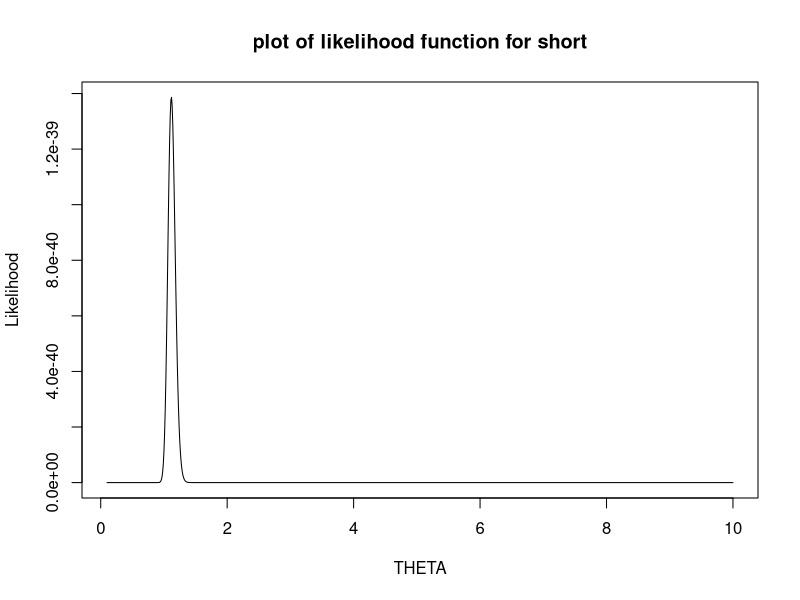
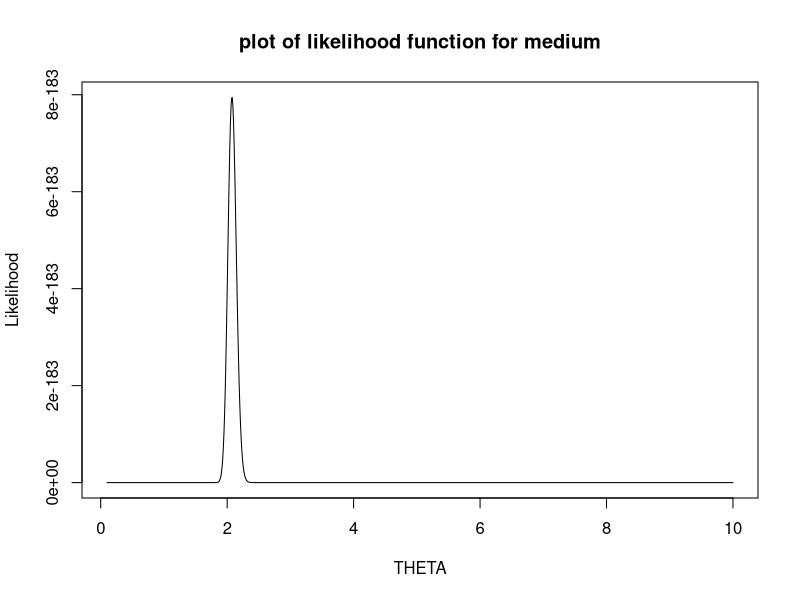
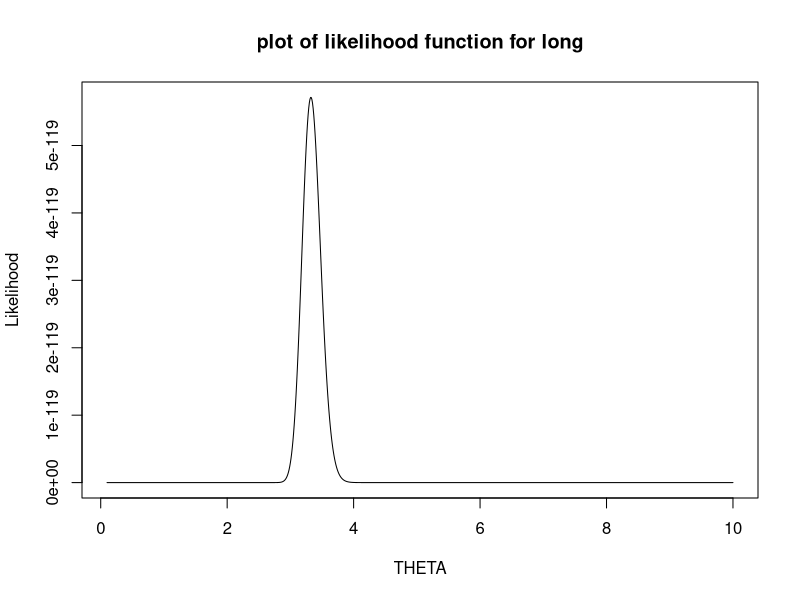
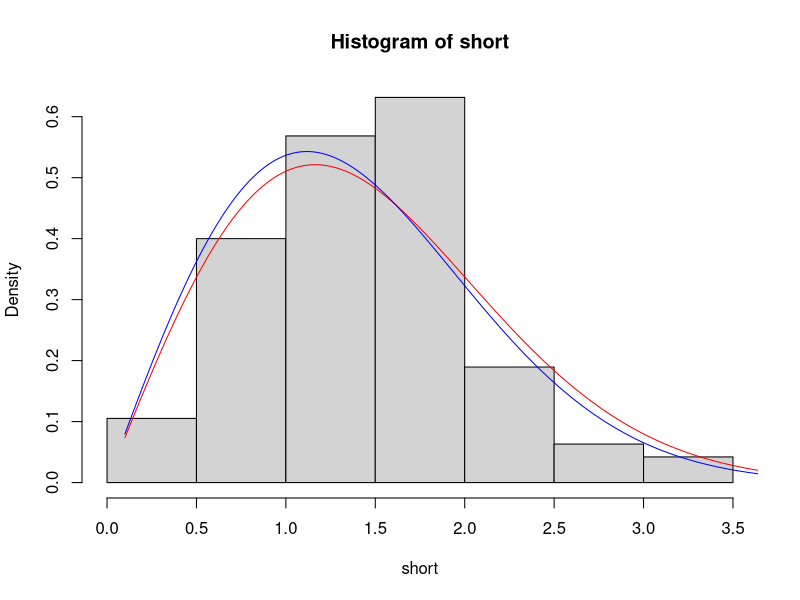
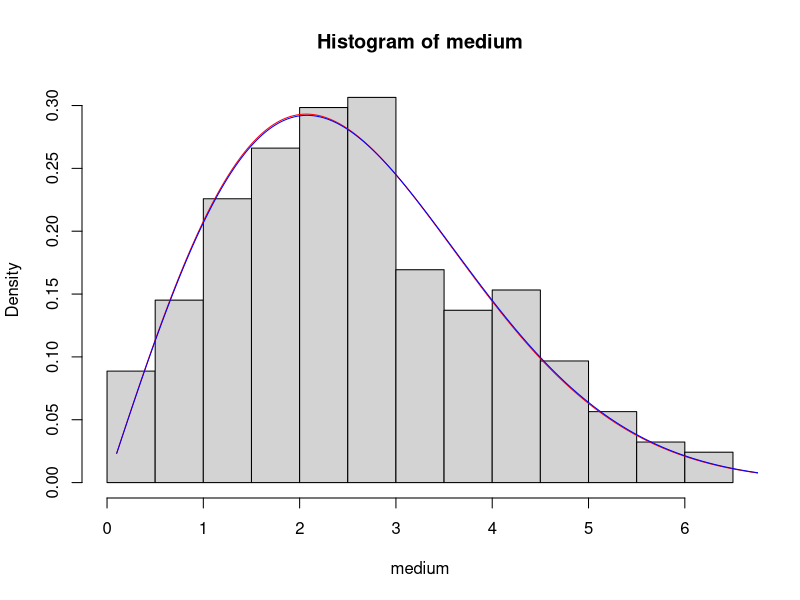
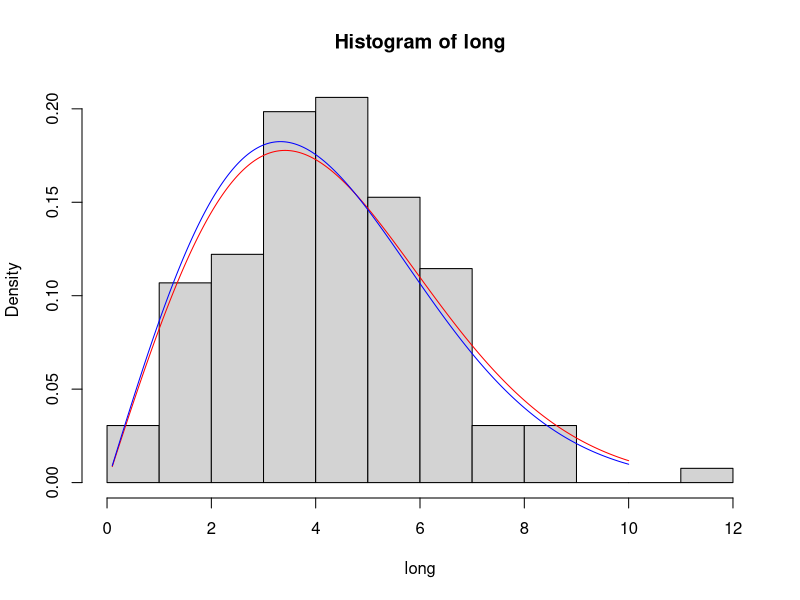
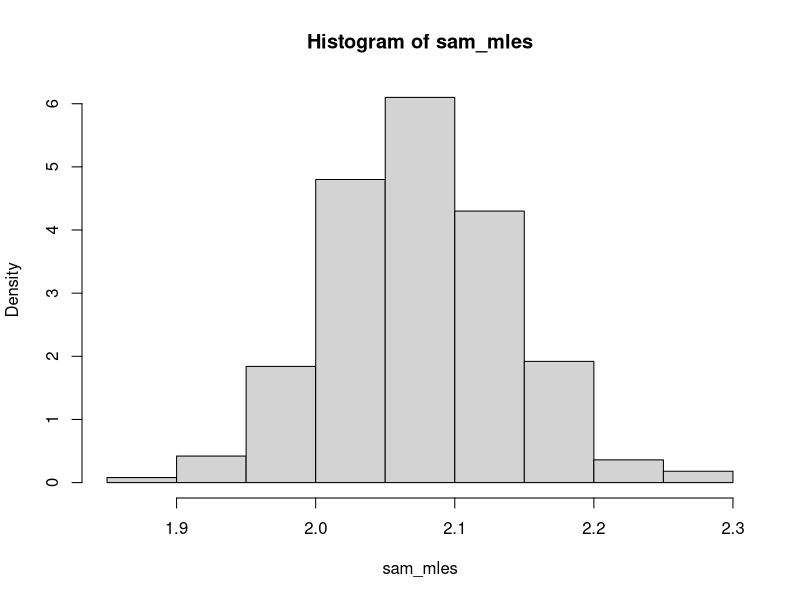

Here is the R script that generated these plots, in order:
### Wonjohn Choi (SID: 23123143, GSI: Nanyu)

long=read.csv("long.csv")[[1]]
short=read.csv("short.csv")[[1]]
medium=read.csv("medium.csv")[[1]]
### a, b, c: done on paper.

### d. We will plot the likelihood function
# In a), we found that the likelihood function (theta) is
lik = function(data) {
  function(theta) {
    # sum(log(data)) - 2 * length(data) * log(theta) - sum(data^2)/(2 * theta^2)
    prod(data/theta^2 * exp(-data^2/(2*theta^2)))
  }
}
  
points = seq(0.1, 10, 0.01)
# For short,
mle_y = sapply(points, lik(short))
plot(points, mle_y, type="l", main="plot of likelihood function for short", ylab="Likelihood", xlab="THETA") # PLOT
mle_plot = points[which(mle_y==max(mle_y))] # MLE FROM PLOT: 1.12
mle_short = sqrt(mean(short^2)/2) # MLE FROM a): 1.117
var_mle_short= mean(short^2)/(8*length(short)) # APPROX. VARIANCE FROM c) # 0.00329

# For medium,
mle_y = sapply(points, lik(medium))
plot(points, mle_y, type="l", main="plot of likelihood function for medium", ylab="Likelihood", xlab="THETA") # PLOT
mle_plot = points[which(mle_y==max(mle_y))] # MLE FROM PLOT: 2.08
mle_medium = sqrt(mean(medium^2)/2) # MLE FROM a): 2.076
var_mle_medium= mean(medium^2)/(8*length(medium)) # APPROX. VARIANCE FROM c) # 0.00434

# For long,
mle_y = sapply(points, lik(long))
plot(points, mle_y, type="l", main="plot of likelihood function for long", ylab="Likelihood", xlab="THETA") # PLOT
mle_plot = points[which(mle_y==max(mle_y))] # MLE FROM PLOT: 3.32
mle_long = sqrt(mean(long^2)/2) # MLE FROM a): 3.324
var_c= mean(long^2)/(8*length(long)) # APPROX. VARIANCE FROM c) # 0.0211

### e
# For short,
mom_short = sqrt(2/pi)*mean(short) # MOM FROM b): 1.1637
var_short = 2*(4-pi)/(pi^2*length(short))*(mean(short))^2 # APPROX. VARIANCE FROM c): 0.0039

# For medium,
mom_medium = sqrt(2/pi)*mean(medium) # MOM FROM b): 2.069
var_medium = 2*(4-pi)/(pi^2*length(medium))*(mean(medium))^2 # APPROX. VARIANCE FROM c): 0.00472

# For long,
mom_long = sqrt(2/pi)*mean(long) # MOM FROM b): 3.4124
var_long = 2*(4-pi)/(pi^2*length(long))*(mean(long))^2 # APPROX. VARIANCE FROM c): 0.02429

### f
# ralyeigh function which return a function that computes value of rayleigh(theta) for its input
rayleigh = function(theta) {
  function(r) {
    r/theta^2 * exp(-r^2/(2 * theta^2))
  }
}

# For short,
hist(short, freq=F) # Histogram FOR SHORT
points = seq(0.1, 10, 0.01)
y_mom = sapply(points, rayleigh(mom_short))
y_mle = sapply(points, rayleigh(mle_short))
lines(points, y_mom, col="red") # plot MOM
lines(points, y_mle, col="blue") # plot MLE

# For medium,
hist(medium, freq=F) # Histogram FOR MEDIUM
points = seq(0.1, 10, 0.01)
y_mom = sapply(points, rayleigh(mom_medium))
y_mle = sapply(points, rayleigh(mle_medium))
lines(points, y_mom, col="red") # plot MOM
lines(points, y_mle, col="blue") # plot MLE

# For long,
hist(long, freq=F) # Histogram FOR LONG
points = seq(0.1, 10, 0.01)
y_mom = sapply(points, rayleigh(mom_long))
y_mle = sapply(points, rayleigh(mle_long))
lines(points, y_mom, col="red") # plot MOM
lines(points, y_mle, col="blue") # plot MLE

### g
# There seems to be a relationship between my estimates
# and the genomic separation of the point
# because rayleigh plot with estimated paramters
# fit the histogram very well.

### h
# Show that if X follows a Rayleigh distribution with...: this will be shown on paper.
# Show how Proposition D of Section 2.3 of the text can be applied to accomplish this: this will be shown on paper.
# Get sample from Rayleight distribtion (theta) of size n.
genSamRay = function(theta, n) {
  # Use method discussed in section (with Proposition D)
  theta * sqrt(log(1/(1 - runif(n))^2))
}

# We will do this for medium.
B = 1000
N = length(medium)
# genSamRay(mle_medium, N): Get N samples from Rayleigh distribution with theta of mle_medium
# sqrt(mean( ^2)/2): Formula to compute MLE of theta that we found previously.
sam_mles = replicate(B, sqrt(mean(genSamRay(mle_medium, N)^2)/2))
hist(sam_mles, freq=F)

# Does the distribution appear roughly normal?
# Yes, histogram looks approximately normal.

# Do you think that the large sample theory can be reasonably applied here?
# Yes, becaues histogram of mles of simulated rayleigh samples is roughly
# normal. The histogram gets more normal as I incease B.
# Hence, mles of simulation are asymptotically normal.

# Compare the standard deviation calculated from the bootstrap to the standard
# errors you found previously
# Previously, we got sqrt(0.00434)==0.0659 as the approximate standard error for medium.
sd_mles = sd(sam_mles)*sqrt((length(sam_mles)-1)/length(sam_mles))
# Here, I got 0.06635215 as the standard deciation of mles from the bootstrap.
# Those values are very close.

### i
sorted_mles = sort(sam_mles)
# 95% confidence interval from bootstrap
CL_bootstrap = c(sorted_mles[3], sorted_mles[997]) # 1.873463 2.239622
# 95% confidence interval from large sample theory
CL_lst = c(mle_medium - var_mle_medium * 1.96, mle_medium + var_mle_medium * 19.6) # 2.067468 2.161134
# bootstrap confidence interval is very similar to the interval found by large sample theory.
# But they differ by a bit: bootstrap confidence interval contains interval from large sample theory.